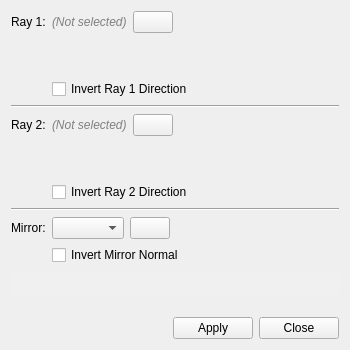
<?xml version="1.0" encoding="UTF-8"?>
<ui version="4.0">
 <class>PositionMirrorOn2Rays</class>
 <widget class="QWidget" name="PositionMirrorOn2Rays">
   <property name="geometry">
    <rect>
     <x>0</x>
     <y>0</y>
     <width>350</width>
     <height>350</height>
    </rect>
   </property>
  <property name="windowTitle">
   <string>Position Mirror on 2 Rays</string>
  </property>
  <layout class="QVBoxLayout" name="mainLayout">
   <item>
    <layout class="QFormLayout" name="formLayout">
     <property name="fieldGrowthPolicy">
      <enum>QFormLayout::ExpandingFieldsGrow</enum>
     </property>
     
     <!-- Ray 1 Selection -->
     <item row="0" column="0">
      <widget class="QLabel" name="label_ray1">
       <property name="text">
        <string>Ray 1:</string>
       </property>
      </widget>
     </item>
     <item row="0" column="1">
      <layout class="QHBoxLayout">
       <item>
        <widget class="QLabel" name="ray1Label">
         <property name="text">
          <string>(Not selected)</string>
         </property>
         <property name="styleSheet">
          <string>color: gray; font-style: italic;</string>
         </property>
        </widget>
       </item>
        <item>
          <widget class="QPushButton" name="pickRay1Button">
           <property name="text">
            <string></string>
           </property>
           <property name="maximumWidth">
            <number>32</number>
           </property>
          </widget>
        </item>
      </layout>
     </item>
     
     <!-- Ray 1 Info -->
     <item row="1" column="1">
      <widget class="QLabel" name="ray1P1Label">
       <property name="text">
        <string></string>
       </property>
       <property name="toolTip">
        <string>Ray 1 origin/P1</string>
       </property>
      </widget>
     </item>
     <item row="2" column="1">
      <widget class="QLabel" name="ray1P2Label">
       <property name="text">
        <string></string>
       </property>
       <property name="toolTip">
        <string>Ray 1 direction/P2</string>
       </property>
      </widget>
     </item>
     
     <!-- Invert Ray 1 Direction -->
     <item row="3" column="1">
      <widget class="QCheckBox" name="invertRay1">
       <property name="text">
        <string>Invert Ray 1 Direction</string>
       </property>
      </widget>
     </item>
     
     <!-- Spacer -->
     <item row="4" column="0" colspan="2">
      <widget class="Line" name="line_1">
       <property name="orientation">
        <enum>Qt::Horizontal</enum>
       </property>
      </widget>
     </item>
     
     <!-- Ray 2 Selection -->
     <item row="5" column="0">
      <widget class="QLabel" name="label_ray2">
       <property name="text">
        <string>Ray 2:</string>
       </property>
      </widget>
     </item>
     <item row="5" column="1">
      <layout class="QHBoxLayout">
       <item>
        <widget class="QLabel" name="ray2Label">
         <property name="text">
          <string>(Not selected)</string>
         </property>
         <property name="styleSheet">
          <string>color: gray; font-style: italic;</string>
         </property>
        </widget>
       </item>
        <item>
          <widget class="QPushButton" name="pickRay2Button">
           <property name="text">
            <string></string>
           </property>
           <property name="maximumWidth">
            <number>32</number>
           </property>
          </widget>
        </item>
      </layout>
     </item>
     
     <!-- Ray 2 Info -->
     <item row="6" column="1">
      <widget class="QLabel" name="ray2P1Label">
       <property name="text">
        <string></string>
       </property>
       <property name="toolTip">
        <string>Ray 2 origin/P1</string>
       </property>
      </widget>
     </item>
     <item row="7" column="1">
      <widget class="QLabel" name="ray2P2Label">
       <property name="text">
        <string></string>
       </property>
       <property name="toolTip">
        <string>Ray 2 direction/P2</string>
       </property>
      </widget>
     </item>
     
     <!-- Invert Ray 2 Direction -->
     <item row="8" column="1">
      <widget class="QCheckBox" name="invertRay2">
       <property name="text">
        <string>Invert Ray 2 Direction</string>
       </property>
      </widget>
     </item>
     
     <!-- Spacer -->
     <item row="9" column="0" colspan="2">
      <widget class="Line" name="line_2">
       <property name="orientation">
        <enum>Qt::Horizontal</enum>
       </property>
      </widget>
     </item>
     
     <!-- Mirror Selection -->
     <item row="10" column="0">
      <widget class="QLabel" name="label_mirror">
       <property name="text">
        <string>Mirror:</string>
       </property>
      </widget>
     </item>
     <item row="10" column="1">
      <layout class="QHBoxLayout">
       <item>
        <widget class="QComboBox" name="mirrorComboBox"/>
       </item>
       <item>
        <widget class="QPushButton" name="pickMirrorButton">
         <property name="text">
          <string></string>
         </property>
         <property name="maximumWidth">
          <number>32</number>
         </property>
        </widget>
       </item>
      </layout>
     </item>
     
     <!-- Invert Mirror Normal Checkbox -->
     <item row="11" column="1">
      <widget class="QCheckBox" name="invertNormal">
       <property name="text">
        <string>Invert Mirror Normal</string>
       </property>
      </widget>
     </item>
    </layout>
   </item>
   
   <!-- Status/Info Label -->
   <item>
    <widget class="QLabel" name="statusLabel">
     <property name="text">
      <string></string>
     </property>
     <property name="wordWrap">
      <bool>true</bool>
     </property>
     <property name="styleSheet">
      <string>padding: 5px; background-color: #f0f0f0; border-radius: 3px;</string>
     </property>
    </widget>
   </item>
   
   <!-- Spacer to push buttons down -->
   <item>
    <spacer name="verticalSpacer">
     <property name="orientation">
      <enum>Qt::Vertical</enum>
     </property>
     <property name="sizeHint" stdset="0">
      <size>
       <width>20</width>
       <height>40</height>
      </size>
     </property>
    </spacer>
   </item>
   
   <!-- Apply/Close Buttons -->
   <item>
    <layout class="QHBoxLayout" name="buttonLayout">
     <item>
      <spacer name="horizontalSpacer">
       <property name="orientation">
        <enum>Qt::Horizontal</enum>
       </property>
       <property name="sizeHint" stdset="0">
        <size>
         <width>40</width>
         <height>20</height>
        </size>
       </property>
      </spacer>
     </item>
     <item>
      <widget class="QPushButton" name="applyButton">
       <property name="text">
        <string>Apply</string>
       </property>
      </widget>
     </item>
     <item>
      <widget class="QPushButton" name="closeButton">
       <property name="text">
        <string>Close</string>
       </property>
      </widget>
     </item>
    </layout>
   </item>
  </layout>
 </widget>
 <resources/>
 <connections/>
</ui>
